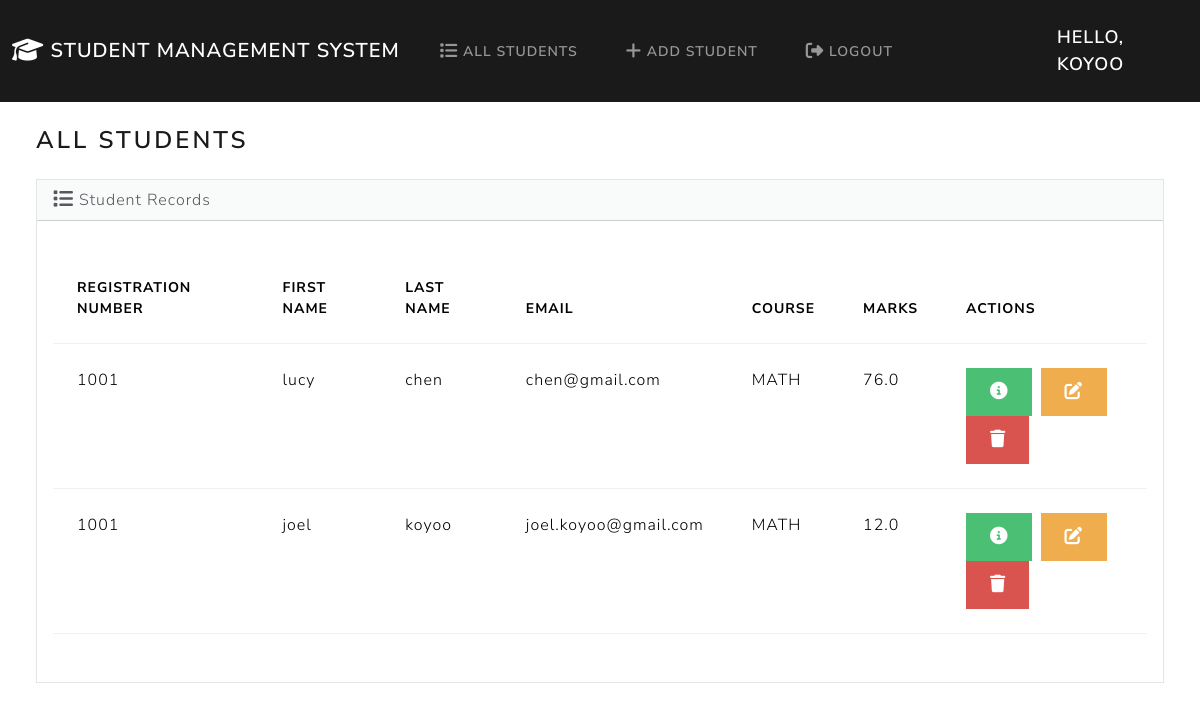
The app's page / (signed in) with its own data.
### students/models.py (models this page shows, shortened)
class Student(models.Model):
    user = models.ForeignKey(User, on_delete=models.CASCADE)
    registration_number = models.PositiveIntegerField()
    first_name = models.CharField(max_length=50)
    last_name = models.CharField(max_length=50)
    email = models.EmailField(max_length=100)
    course = models.CharField(max_length=50)
    marks = models.FloatField()

### students/decorators.py (the view)
    def wrapper_function(request, *args, **kwargs):
        group = None
        if request.user.groups.exists():
            group = request.user.groups.all()[0].name
        if group == 'student':
            return redirect('user-page')
        elif group == 'admin':
            return view_func(request, *args, **kwargs)
        else:
            return redirect('login')

### students/templatetags/has_group.py (called while the page is built)
@register.filter(name='has_group')
def has_group(user, group_name):
    group = Group.objects.get(name=group_name)
    return True if group in user.groups.all() else False

### students/views.py (called while the page is built)
@login_required(login_url='login')
@admin_only
def index(request):
    return render(request, 'students/index.html', {
        'students': Student.objects.all()
    })

### students/templates/students/index.html (shortened to what this page needs)
{% extends "students/base.html" %}
{% block body %}
<h3 class="m-4">All Students</h3>
        <div class="row">
            <div class="col-12">
                {% if students %}
                <div class="card bg-light ms-4 me-4 md-4">
                    <div class="card-header">
                        <i class="fa-solid fa-list fa-lg"></i> Student Records
                    </div>
                    <div class="card-body">
                      <p class="card-text">
                        <div class="table-responsive">
                            <table class="table table-hover">
                                <thead>
                                  <tr>
                                    <th scope="col">Registration Number</th>
                                    <th scope="col">First Name</th>
                                    <th scope="col">Last Name</th>
                                    <th scope="col">Email</th>
                                    <th scope="col">Course</th>
                                    <th scope="col">Marks</th>
                                    <th scope="col">Actions</th>
                                  </tr>
                                </thead>
                                <tbody>
                                  {% for student in students %}
                                    <tr>
                                        <td>{{ student.registration_number }}</td>
                                        <td>{{ student.first_name }}</td>
                                        <td>{{ student.last_name }}</td>
                                        <td>{{ student.email }}</td>
                                        <td>{{ student.course }}</td>
                                        <td>{{ student.marks }}</td>
                                        <td>
                                            <button type="button" class="btn btn-success me-1" href="{% url 'view_student' student.id %}" data-bs-toggle="modal" data-bs-target="#myModal{{student.id}}">
                                        </button>
                                          <a class="btn btn-warning me-1" href="{% url 'edit' student.id %}">
                                          </a>
                                          <button type="button" class="btn btn-danger" data-bs-toggle="modal" data-bs-target="#delete{{student.id}}">
                                          </button>
                                        </td>
                                    </tr>
                                  {% endfor %}
                                </tbody>
                              </table>
                        </div>
                      </p>
                    </div>
                </div>
                {% else %}
                    <h5 class="alert alert-primary ms-4 me-4">No Student Records</h5>
                {% endif %}
            </div>
        </div>
{% endblock %}

### students/templates/students/base.html (shortened to what this page needs)
{% load static %}
{% load has_group %}
<!DOCTYPE html>
<html>
<head>
  <link rel="stylesheet" href="https://cdnjs.cloudflare.com/ajax/libs/font-awesome/6.5.1/css/all.min.css" />
  <link href="{% static 'css/bootstrap.min.css' %}" rel="stylesheet">
</head>
<body class="d-flex flex-column min-vh-100">
  <nav class="navbar navbar-expand-lg bg-primary" data-bs-theme="dark">
    <div class="container-fluid">
      <a class="navbar-brand" href="{% url 'index' %}">
        <i class="fa-solid fa-graduation-cap fa-lg"></i> Student Management System
      </a>
      <div class="collapse navbar-collapse" id="navbarColor01">
        <ul class="navbar-nav me-auto">
          {% if request.user|has_group:"admin" %}
          <li class="nav-item">
            <a class="nav-link" href="{% url 'index' %}">
               All Students
            </a>
          </li>
          <li class="nav-item">
            <a class="nav-link" href="{% url 'add' %}">
               Add Student
            </a>
          </li>
          {% endif %}
          <li class="nav-item">
            <a class="nav-link" href="{% url 'logout' %}">
               Logout
            </a>
          </li>
        </ul>
      </div>
    </div>
    <span class="hello-msg">Hello, {{request.user}}</span>
  </nav>
  <div class="container-fluid">
    {% block body %}
    {% endblock %}
  </div>
</body>
</html>

### students/templates/students/base.html (style rules this page uses)
.hello-msg { font-size: 18px; color: #fff; margin-right: 20px; }

### records on screen
Student: registration_number "1001", first_name "lucy", last_name "chen", email "chen@gmail.com", course "MATH", marks "76.0"
Student: registration_number "1001", first_name "joel", last_name "koyoo", email "joel.koyoo@gmail.com", course "MATH", marks "12.0"

### other values on screen
{{ request.user }} "KOYOO"
